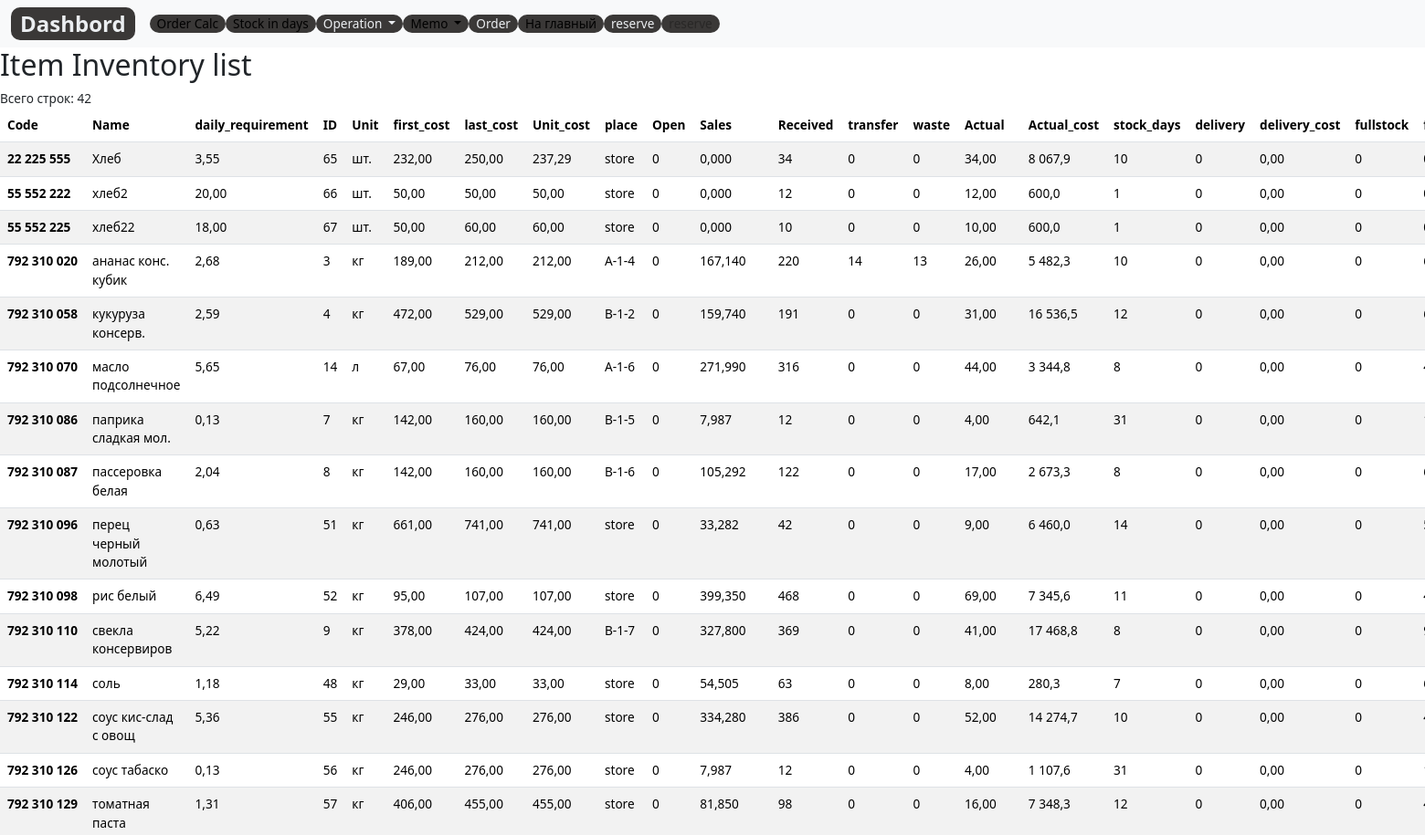
The page /control/inventory/ (upper part) on the database as committed earlier.
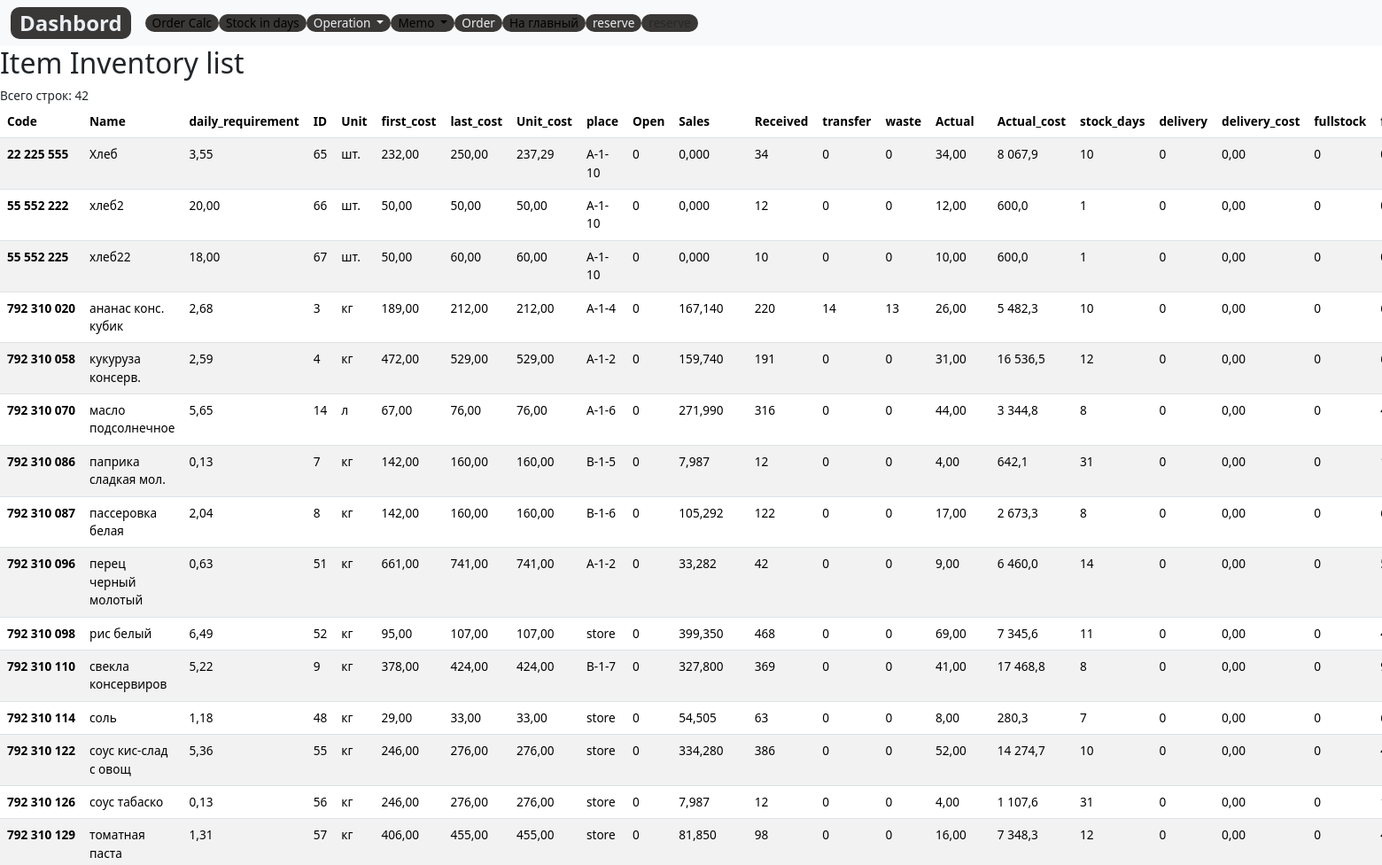
The same page on the database as committed later.
### control/models.py (models this page shows, shortened)
class StockItem(models.Model):
    code=models.DecimalField(max_digits=12, help_text="Не более 12 знаков",decimal_places=0,null=True,verbose_name='Код')
    name = models.CharField(max_length=200, help_text="Не более 200 знаков", db_index=True)
    slug= models.SlugField(max_length=255, verbose_name='Url')
    daily_requirement= models.DecimalField(verbose_name='Суточная потребность', null=True, max_digits=10, decimal_places=4, default=0)
    unit = models.CharField(max_length=10,verbose_name='Ед.изм.',  choices=UNITS, null=True ,default='kg')
    first_cost = models.DecimalField(max_digits=10, help_text="Не более 10 знаков",decimal_places=2, null=True)
    last_cost = models.DecimalField(max_digits=10, help_text="Не более 10 знаков",decimal_places=2, null=True)
    unit_cost = models.DecimalField(max_digits=10, help_text="Не более 10 знаков",decimal_places=2, null=True)
    place = models.CharField(max_length=100,verbose_name='Место', null=True ,default='store')
    open=models.DecimalField(max_digits=10, help_text="Не более 10 знаков", decimal_places=0, null=True, default=0)
    sales =	models.DecimalField(max_digits=10, help_text="Не более 10 знаков", decimal_places=3, default=0)
    received = models.DecimalField(max_digits=10, help_text="Не более 10 знаков", null=True, decimal_places=0, default=0)
    transfer =models.DecimalField(max_digits=10, help_text="Не более 10 знаков",null=True, decimal_places=0, default=0)
    waste=models.DecimalField(max_digits=10, help_text="Не более 10 знаков",null=True, decimal_places=0, default=0)
    actual=models.DecimalField(max_digits=10, help_text="Не более 10 знаков", decimal_places=0, default=0)
    actual_cost=models.DecimalField(max_digits=12, help_text="Не более 12 знаков", decimal_places=2, default=0)
    stock_days=models.DecimalField(max_digits=4, help_text="Не более 4 знаков", decimal_places=0,null=True, default=3000,  verbose_name='Остаток, дней')
    delivery=models.DecimalField(max_digits=10, help_text="Не более 10 знаков", decimal_places=0, default=0,null=True,verbose_name='Пути') # from DeliverItem (сделать через aggregate)
    delivery_cost=models.DecimalField(max_digits=12, help_text="Не более 12 знаков", decimal_places=2, default=0,null=True,verbose_name='Пути, руб')
    fullstock=models.DecimalField(max_digits=10, help_text="Не более 10 знаков", decimal_places=0, default=0,null=True,verbose_name='Запас, ед.')
    fullstock_days=models.IntegerField( null=True,verbose_name='Запас, дней', default=0)
    delivery_time = models.IntegerField(verbose_name='Буфер, дней', null=True, default=5) #from Item -- Это буфер для товарной позиции
    class Meta:
        ordering = ['name']
        verbose_name = 'Остаток'
        verbose_name_plural = 'Остатки'
    @property
    def get_actual_cost(self):
        return (self.open-self.sales+self.received-self.transfer-self.waste )*self.unit_cost

### control/views.py (the view)
# urls.py: path('inventory/', InventoryListView.as_view(), name='inventory'),
class InventoryListView(ListView):
    model = StockItem
    template_name='lists/inventory_list.html'
    context_object_name='stockitems'

### control/templates/lists/inventory_list.html (shortened to what this page needs)
{% extends 'base_simple.html' %}
{% load static %}
  {% block content %}
  <h2>Item Inventory list</h2>
  Всего строк: {{stockitems.count}}
  <table class="table table-striped">
    <thead style="position: sticky;
  top: -1px;
  z-index: 2;background: #9d9e9e;">
      <tr>
        <th class="header" scope="col">Code</th>
        <th class="header" scope="col">Name</th>
        <th class="header" scope="col">daily_requirement</th>
        <th class="header" scope="col">ID</th>
        <th class="header" scope="col">Unit</th>
        <th class="header" scope="col">first_cost</th>
        <th class="header" scope="col">last_cost</th>
        <th class="header" scope="col">Unit_cost</th>
        <th class="header" scope="col">place</th>
        <th class="header" scope="col">Open</th>
        <th class="header" scope="col">Sales</th>
        <th class="header" scope="col">Received</th>
        <th class="header" scope="col">transfer</th>
        <th class="header" scope="col">waste</th>
        <th class="header" scope="col">Actual</th>
        <th class="header" scope="col">Actual_cost</th>
        <th class="header" scope="col">stock_days</th>
        <th class="header" scope="col">delivery</th>
        <th class="header" scope="col">delivery_cost</th>
        <th class="header" scope="col">fullstock</th>
        <th class="header" scope="col">fullstock_days</th>
      </tr>
    </thead>
    <tbody>
      {% for stockitem in stockitems|dictsort:"code" %}
      <tr>
        <th scope="row">{{stockitem.code}}</th>
        <td>{{stockitem.name}}</td>
        <td>{{stockitem.daily_requirement |floatformat:2 }}</td>
        <td>{{stockitem.id}}</td>
        <td>{{stockitem.unit}}</td>
        <td>{{stockitem.first_cost}}</td>
        <td>{{stockitem.last_cost}}</td>
        <td>{{stockitem.unit_cost}}</td>
        <td>{{stockitem.place}}</td>
        <td>{{stockitem.open}}</td>
        <td>{{stockitem.sales}}</td>
        <td>{{stockitem.received}}</td>
        <td>{{stockitem.transfer}}</td>
        <td>{{stockitem.waste}}</td>
        <td>{{stockitem.actual |floatformat:2}}</td>
        <td>{{stockitem.get_actual_cost|floatformat:1 }}</td>
        <td>{{stockitem.stock_days}}</td>
        <td>{{stockitem.delivery}}</td>
        <td>{{stockitem.delivery_cost}}</td>
        <td>{{stockitem.fullstock}}</td>
        <td>{{stockitem.fullstock_days}}</td>
      </tr>
      {% endfor %}
    </tbody>
  </table>
  {% endblock %}

Rows that differ between the two databases and show on the page:
changed StockItem "Хлеб": place "store" → "A-1-10"
changed StockItem "хлеб2": place "store" → "A-1-10"
changed StockItem "хлеб22": place "store" → "A-1-10"
changed StockItem "кукуруза консерв.": place "B-1-2" → "A-1-2"
changed StockItem "перец черный молотый": place "store" → "A-1-2"
